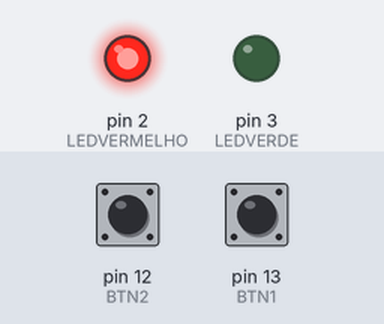
Bench run of a sketch on a simulated Arduino Uno, built with avr-gcc and run on an emulated ATmega328P. Parts: output pins drawn as LEDs (lit = HIGH). Dashed ring = blinking. The test bench sets the inputs (shaded band); at power-on: pin 12 (BTN2) HIGH, pin 13 (BTN1) HIGH.

Above: at 1.2 s.
1.3 s: pin 12 (BTN2) pulled LOW for 0.15 s
At 2.2 s:
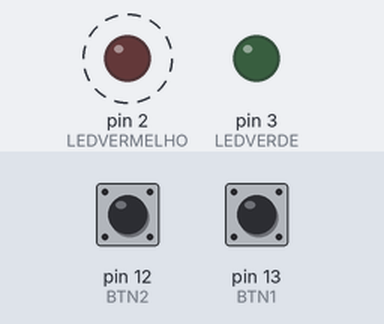
Timing chart, 0 to 10.4 s (numbered marks = the images above; inputs shaded):
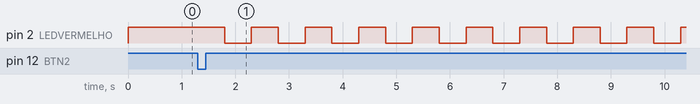

Measured:
- after the input at 1.3 s, pin 2 (LEDVERMELHO): alternates HIGH for 0.50 s and LOW for 0.50 s, starting after 0.50 s

The sketch:

Catraca_Eletronica.ino
```cpp
/**
 *---------------------------------------------------------------
 * @file    Catraca_Eletronica.ino
 * @brief   Controle de dois LEDs (verde e vermelho) por meio de dois botões
 * @author  Lucas Boeing
 * @date    30/10/2026
 * @version 1.0.0
 *---------------------------------------------------------------
 * @section HARDWARE - Componentes utilizados
 * - Microcontrolador: Arduino Uno
 *
 * - Entradas:
 *     Botão Push-Button 1 - pino 13
 *     Botão Push-Button 2 - pino 12
 *     Ambos utilizam Pull-Up Interno (INPUT_PULLUP).
 *
 * - Saídas:
 *     LED Vermelho - pino 2
 *     LED Verde - pino 3
 *
 *---------------------------------------------------------------
 * @section DESCRIPTION
 *
 * 1. Configura os pinos dos LEDs como saída e os botões
 *    como entrada com Pull-Up interno (setup).
 *
 * 2. Define o estado inicial dos LEDs:
 *    - LED vermelho ligado.
 *    - LED verde desligado.
 *
 * 3. Realiza continuamente a leitura dos dois botões
 *    utilizando digitalRead() (loop).
 *
 * 4. Quando o botão 1 é pressionado:
 *    - Apaga o LED vermelho.
 *    - Acende o LED verde por 5 segundos.
 *    - Apaga o LED verde.
 *    - Acende novamente o LED vermelho.
 *
 * 5. Quando o botão 2 é pressionado:
 *    - Apaga o LED verde.
 *    - O LED vermelho pisca 9 vezes.
 *    - Cada intervalo dura 500 milissegundos.
 *    - Ao finalizar, o LED vermelho permanece ligado.
 *
 *---------------------------------------------------------------
 * @section MAPEAMENTO LÓGICO
 *
 * - Botão pressionado: LOW (0).
 * - Botão solto: HIGH (1).
 * - LED ligado: HIGH (1).
 * - LED desligado: LOW (0).
 *
 *---------------------------------------------------------------
 */

// Definição dos pinos utilizados
#define BTN1 13
#define BTN2 12
#define LEDVERMELHO 2
#define LEDVERDE 3

// Configuração inicial dos pinos
void setup()
{
  // Configura os LEDs como saídas
  pinMode(LEDVERDE, OUTPUT);
  pinMode(LEDVERMELHO, OUTPUT);

  // Configura os botões como entradas com Pull-Up interno
  pinMode(BTN1, INPUT_PULLUP);
  pinMode(BTN2, INPUT_PULLUP);

  // Define o estado inicial dos LEDs
  digitalWrite(LEDVERMELHO, HIGH); // Liga o LED vermelho
  digitalWrite(LEDVERDE, LOW);     // Desliga o LED verde
}

// Executa continuamente a leitura dos botões
void loop()
{
  // Lê o estado atual dos dois botões
  int estado_btn1 = digitalRead(BTN1);
  int estado_btn2 = digitalRead(BTN2);

  // Verifica se o botão 1 foi pressionado
  if(estado_btn1 == LOW){
    digitalWrite(LEDVERMELHO, LOW); // Desliga o LED vermelho
    digitalWrite(LEDVERDE, HIGH);   // Liga o LED verde

    delay(5000);                    // Aguarda 5 segundos

    digitalWrite(LEDVERDE, LOW);    // Desliga o LED verde
    digitalWrite(LEDVERMELHO, HIGH); // Liga o LED vermelho
  }

  // Verifica se o botão 2 foi pressionado
  if(estado_btn2 == LOW){

    // Repete o processo de piscar o LED vermelho 9 vezes
    for(int i = 0; i < 9; i++){

      digitalWrite(LEDVERDE, LOW);     // Mantém o LED verde desligado
      digitalWrite(LEDVERMELHO, HIGH); // Liga o LED vermelho

      delay(500);                      // Aguarda 500 milissegundos

      digitalWrite(LEDVERMELHO, LOW);  // Desliga o LED vermelho

      delay(500);                      // Aguarda mais 500 milissegundos
    }

    // Liga o LED vermelho ao finalizar as repetições
    digitalWrite(LEDVERMELHO, HIGH);
  }
}
```
